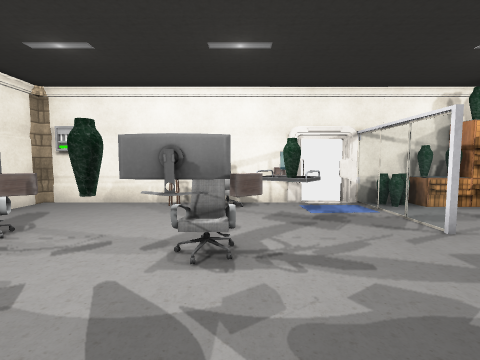
view 1 (above)

21 first-person views from a walk through a scene from a Unity 3-D project. The camera is 1.4 m above the floor, tilts 4° down and sees 90° across. Doors are open. The floor is counted in squares, 1 m on a side. Each view is taken from the middle of a square. On the plan, view 1 faces up. The plan holds only what a view shows up to about 13 squares ahead; the rest is blank. The place goes on beyond the plan. The player is left out. Some surface patterns are stand-ins.

view 2
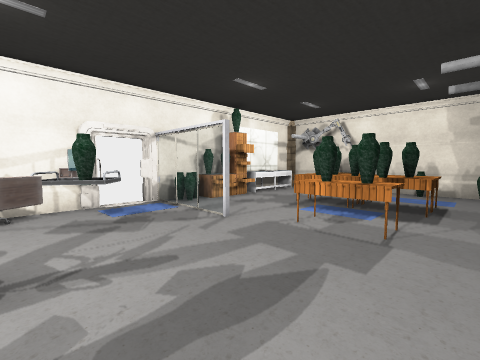

view 3
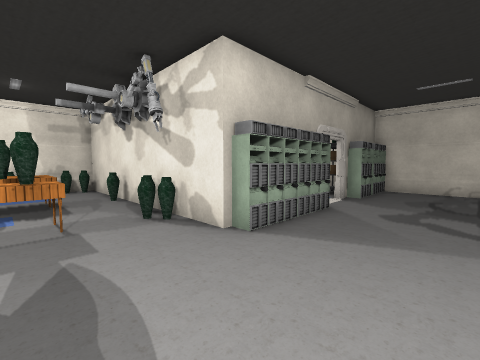

view 4
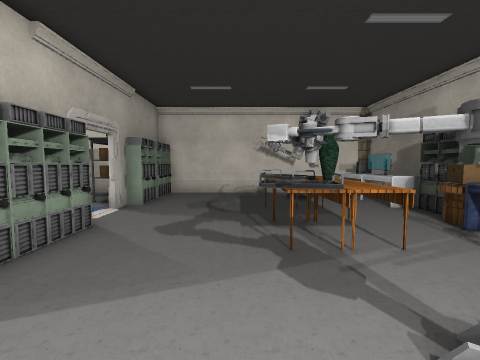

view 5
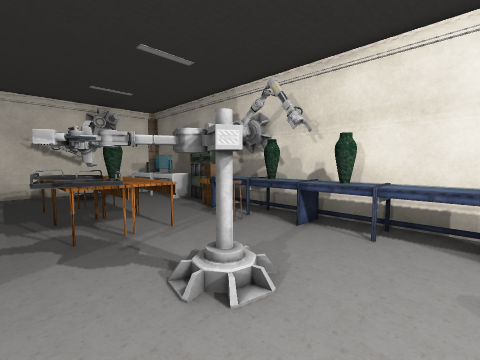

view 6
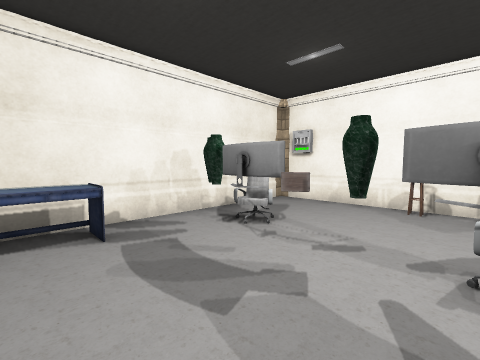

view 7
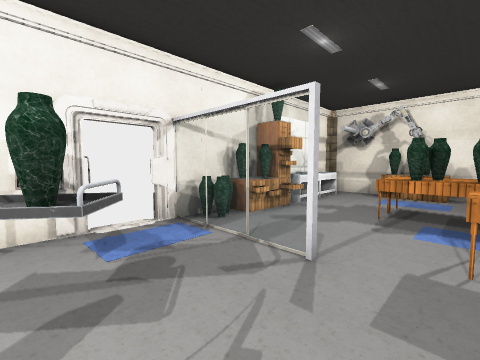

view 8
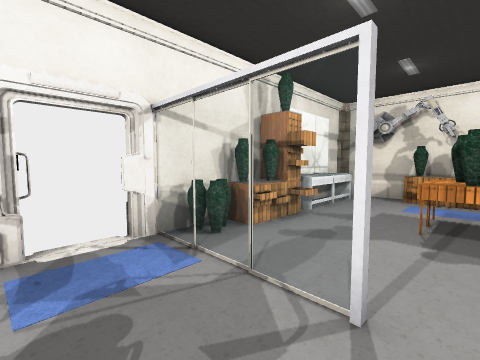

view 9
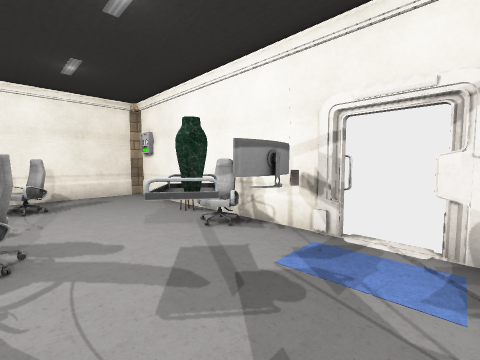

view 10
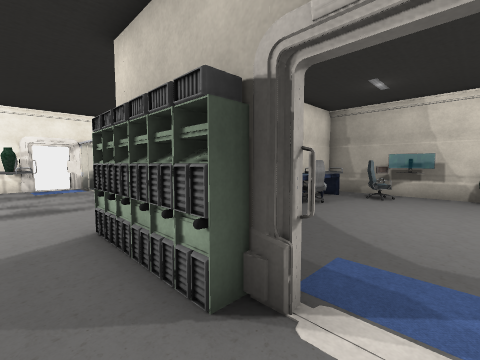

view 11
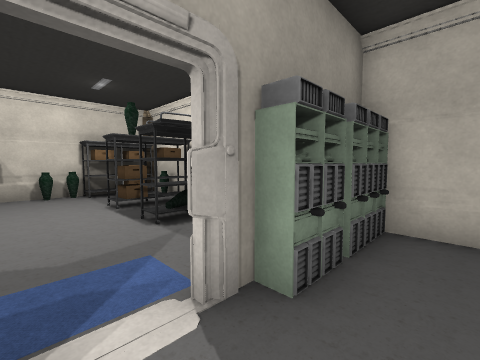

view 12
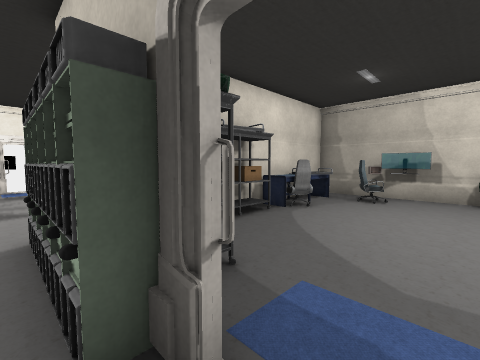

view 13
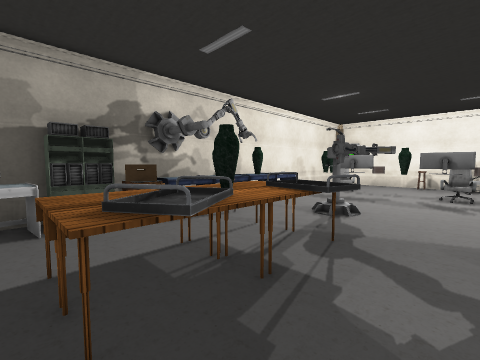

view 14
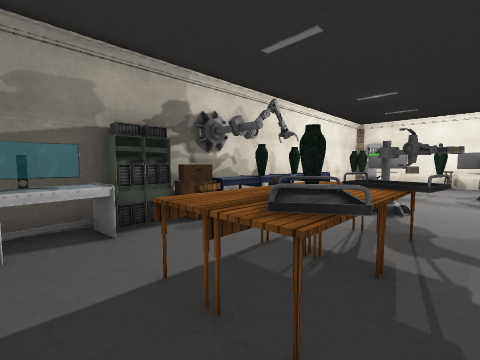

view 15
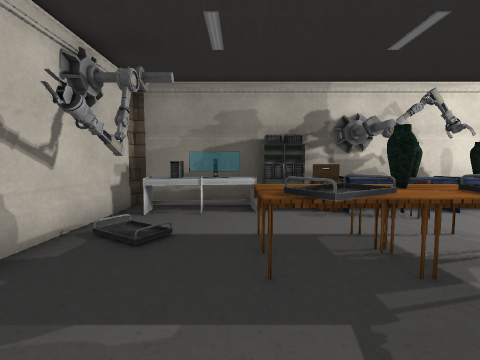

view 16
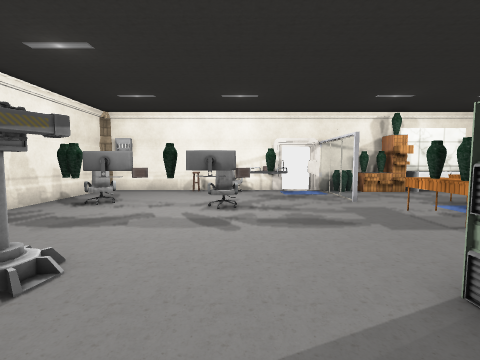

view 17
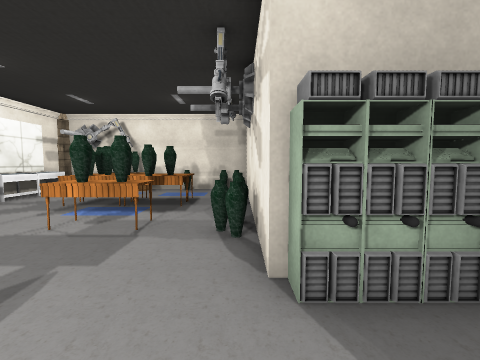

view 18
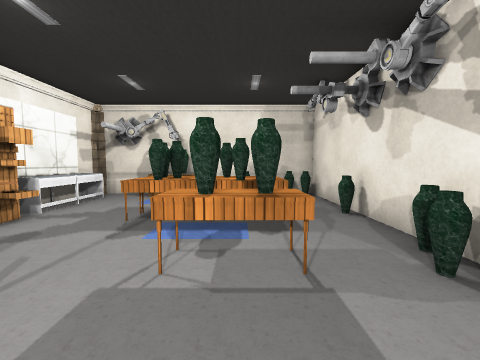

view 19
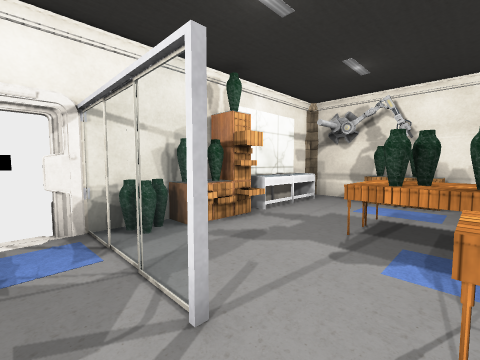

view 20
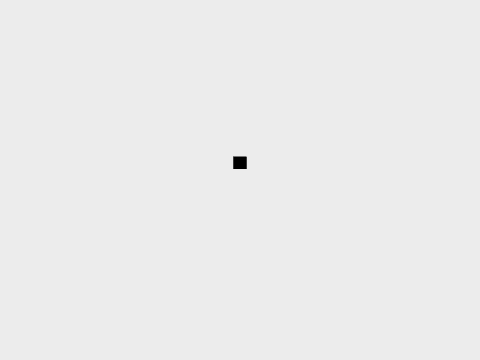

view 21
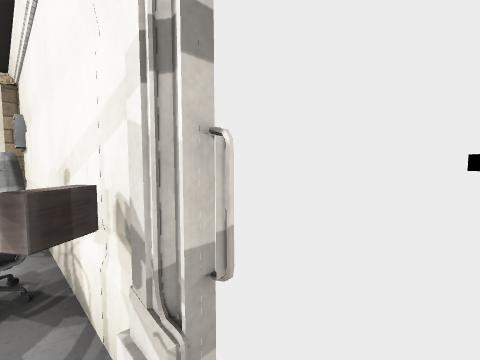

### Floor plan
Points are (right, up) in squares from view 1. A wall is a line through its corners. A room is listed if a view was taken in it or the views show most of it. See-through windows are left out.
Room 1 (views 1, 2, 3, 4, 5, 6, 7, 8, 9, 10, 11, 12, 13, 14, 15, 16, 17, 18, 19, 21)
walls: (2.7, -1.4) (4.5, -1.4); (2.4, -2.8) (2.8, -2.8) (2.8, -2.4); (2.5, -3.5) (2.5, -1.5); (2.8, -3.5) (2.8, -3); (4.1, 4.6) (4.1, 6.1); (6.4, -1.4) (13.1, -1.4); (2.8, -6) (2.8, -5.5); (2.4, -8.1) (2.8, -8.1) (2.8, -7.4); (2.4, 8.5) (-6.7, 8.5); (2.4, 8.7) (1.9, 8.5); (3.7, 8.4) (3.5, 8.6); (4, 8.4) (3.5, 8.5); (4.1, 8.5) (3.6, 8.6); (-7, -7.5) (-7, -10.5); (-7, 8.3) (-7, -5.6); (13, -1.4) (13, 3.5); (13, 6.4) (13, 8.2); (-6.7, -11.5) (2.5, -11.5); (12.8, 8.5) (3.5, 8.5)
low walls: (2.8, -6) (2.7, -5.5); (2.3, 8.5) (1.7, 8.4)
ways out: open door at (3, 9) to room 2; open door at (3, -6)
objects: pillar (-7, -11); other object (-7, -7); other object (-7, -6); other object (-6, -11); other object (-6, -10); other object (-6, -8); other object (-6, -7); other object (-6, -6); drawers (-6, -5); other object (-6, -4); vase (-6, -3); other object (-6, -2); vase (-6, -1); other object (-6, 0) to (-6, 1); vase (-6, 4); other object (-5, -3); vase (-5, 3); chair (-5, 4) to (-5, 5); table (-4, -8) to (-3, -6); table (-4, -5) to (-3, -4); other object (-4, 3); other object (-3, -10); vase (-3, -5); other object (-3, -3) to (-1, -1); other object (-3, 3); table (-2, -8) to (-2, -7); table (-2, -6) to (-2, -4); vase (-2, 3); stool (-2, 8); other object (-1, -4); chair (-1, 4) to (0, 4); chair (-1, 7) to (0, 8); other object (0, 3); other object (1, -11); other object (1, -10); other object (1, -9); other object (1, -5); other object (1, -4); other object (1, -3); other object (1, -2); other object (1, 5) to (2, 6); vase (1, 6); other object (1, 8); other object (2, -11); other object (2, -10); other object (2, -9); other object (2, -8); other object (2, -6); other object (2, -5); other object (2, -4); other object (2, -3); other object (2, -2); other object (2, -1); carpet (2, 8); other object (3, -10); other object (3, -9); other object (3, -5); other object (3, -4); vase (5, -1); table (5, 1) to (6, 3); vase (5, 2); vase (5, 3); vase (5, 8); vase (6, -1); vase (6, 8); drawers (7, 7) to (8, 7); vase (7, 8); vase (8, 1) to (9, 1); vase (8, 2); vase (8, 3); vase (8, 4); table (8, 5); drawers (8, 8); vase (9, -1); vase (9, 2) to (9, 3); vase (9, 4); table (9, 5); other object (9, 8) to (11, 8); carpet (10, 1) to (10, 2); table (10, 3); carpet (10, 4); vase (12, -1); vase (12, 0); other object (12, 2); drawers (12, 4); drawers (12, 5); other object (13, 4); vase (13, 5); drawers (13, 6)
Room 2 (view 20)
walls: (4.6, 10.6) (4.6, 20.4); (1.4, 20.5) (1.4, 9.1)
ways out: open door at (3, 9) to room 1

Where each view was taken, in squares from view 1:
view 1: 0 up, 0 right, facing up
view 2: 0 up, 0 right, facing up-right
view 3: 2 up, 1 left, facing down-right
view 4: 0 up, 1 left, facing down
view 5: 1 up, 1 left, facing down-left
view 6: 0 up, 1 left, facing up-left
view 7: 3 up, 1 right, facing up-right
view 8: 4 up, 2 right, facing up-right
view 9: 4 up, 4 right, facing up-left
view 10: 7 down, 1 right, facing up-right
view 11: 6 down, 1 right, facing down-right
view 12: 7 down, 2 right, facing up-right
view 13: 8 down, 0 right, facing up-left
view 14: 9 down, 1 left, facing up-left
view 15: 8 down, 1 right, facing left
view 16: 4 down, 0 right, facing up
view 17: 1 down, 0 right, facing right
view 18: 2 up, 2 right, facing right
view 19: 3 up, 3 right, facing up-right
view 20: 10 up, 3 right, facing up
view 21: 8 up, 3 right, facing up-left
